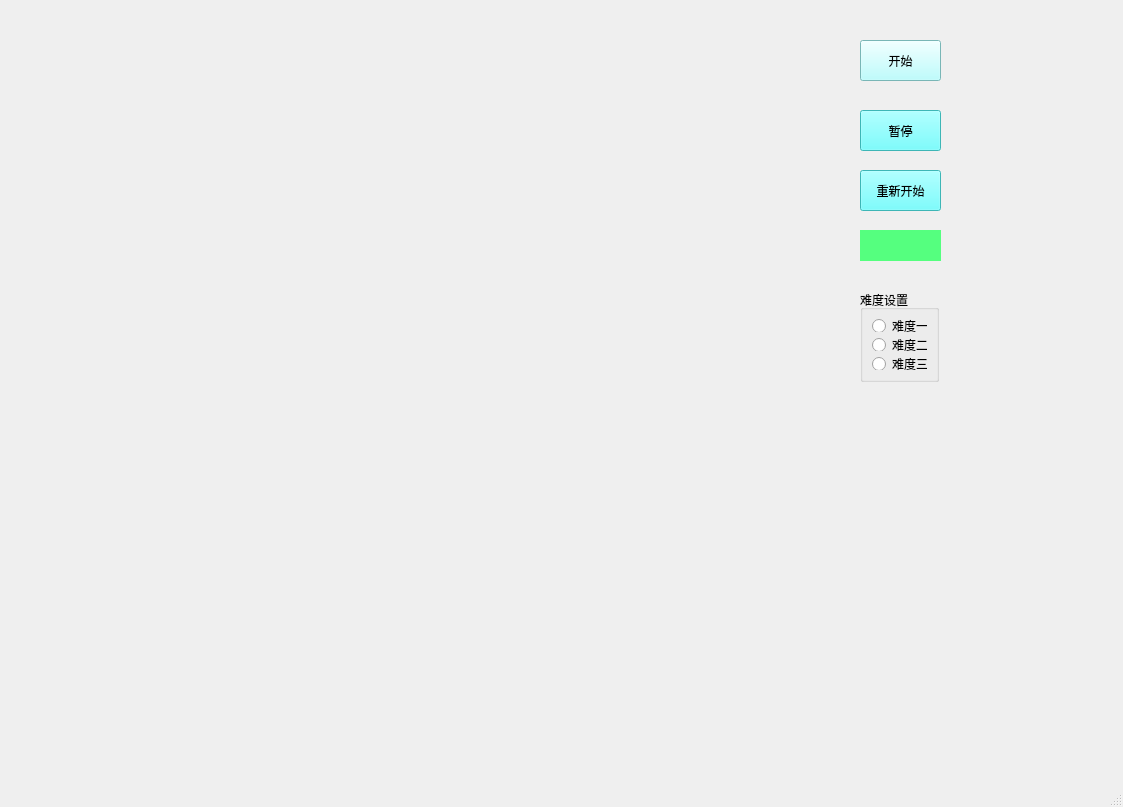
<?xml version="1.0" encoding="UTF-8"?>
<ui version="4.0">
 <class>MainWindow</class>
 <widget class="QMainWindow" name="MainWindow">
  <property name="geometry">
   <rect>
    <x>0</x>
    <y>0</y>
    <width>1123</width>
    <height>807</height>
   </rect>
  </property>
  <property name="windowTitle">
   <string>MainWindow</string>
  </property>
  <widget class="QWidget" name="centralwidget">
   <widget class="QPushButton" name="pushButton_Start">
    <property name="geometry">
     <rect>
      <x>860</x>
      <y>40</y>
      <width>81</width>
      <height>41</height>
     </rect>
    </property>
    <property name="styleSheet">
     <string notr="true">background-color: rgb(170, 255, 255);</string>
    </property>
    <property name="text">
     <string>开始</string>
    </property>
   </widget>
   <widget class="QPushButton" name="pushButton_Stop">
    <property name="geometry">
     <rect>
      <x>860</x>
      <y>110</y>
      <width>81</width>
      <height>41</height>
     </rect>
    </property>
    <property name="styleSheet">
     <string notr="true">background-color: rgb(85, 255, 255);</string>
    </property>
    <property name="text">
     <string>暂停</string>
    </property>
   </widget>
   <widget class="QLabel" name="label">
    <property name="geometry">
     <rect>
      <x>860</x>
      <y>230</y>
      <width>81</width>
      <height>31</height>
     </rect>
    </property>
    <property name="styleSheet">
     <string notr="true">background-color: rgb(85, 255, 127);</string>
    </property>
    <property name="text">
     <string/>
    </property>
   </widget>
   <widget class="QPushButton" name="pushButton">
    <property name="geometry">
     <rect>
      <x>860</x>
      <y>170</y>
      <width>81</width>
      <height>41</height>
     </rect>
    </property>
    <property name="styleSheet">
     <string notr="true">background-color: rgb(85, 255, 255);</string>
    </property>
    <property name="text">
     <string>重新开始</string>
    </property>
   </widget>
   <widget class="QGroupBox" name="groupBox">
    <property name="geometry">
     <rect>
      <x>860</x>
      <y>290</y>
      <width>79</width>
      <height>92</height>
     </rect>
    </property>
    <property name="title">
     <string>难度设置</string>
    </property>
    <layout class="QVBoxLayout" name="verticalLayout">
     <item>
      <widget class="QRadioButton" name="radioButton_ND1">
       <property name="text">
        <string>难度一</string>
       </property>
      </widget>
     </item>
     <item>
      <widget class="QRadioButton" name="radioButton_ND2">
       <property name="text">
        <string>难度二</string>
       </property>
      </widget>
     </item>
     <item>
      <widget class="QRadioButton" name="radioButton_ND3">
       <property name="text">
        <string>难度三</string>
       </property>
      </widget>
     </item>
    </layout>
   </widget>
  </widget>
  <widget class="QMenuBar" name="menubar">
   <property name="geometry">
    <rect>
     <x>0</x>
     <y>0</y>
     <width>1123</width>
     <height>22</height>
    </rect>
   </property>
  </widget>
  <widget class="QStatusBar" name="statusbar"/>
 </widget>
 <resources/>
 <connections/>
</ui>
